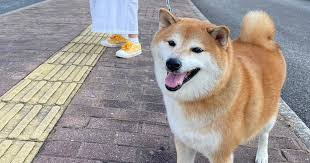
#> input picture imagenes/images.jpg, 310 x 163 px
$ jupyter execute filtro_laplacian.ipynb   (older library calls are emulated)
#> lines starting #> are read from the running program, lines starting #| are printed output that depends on the picture
[cell 1]
import cv2

def apply_laplacian_filter(image):
    # Aplicar el operador Laplaciano
    laplacian = cv2.Laplacian(image, cv2.CV_64F)

    # Escalar el resultado al rango de 0 a 255
    laplacian = cv2.convertScaleAbs(laplacian)

    return laplacian

# Cargar la imagen
image = cv2.imread('./imagenes/images.jpg', cv2.IMREAD_GRAYSCALE)
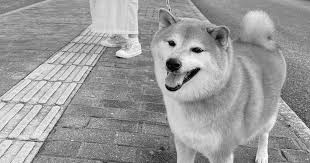
#> image: shape (163, 310); min 0, max 255, mean 154.9

# Aplicar el filtro Laplaciano
filtered_image = apply_laplacian_filter(image)
#> in apply_laplacian_filter, `laplacian = cv2.Laplacian(image, cv2.CV_64F)`:
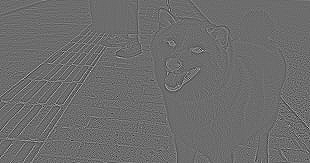
#> laplacian: shape (163, 310) float64; min -390, max 522, mean 0; drawn with min black and max white
#> in apply_laplacian_filter, `laplacian = cv2.convertScaleAbs(laplacian)`:
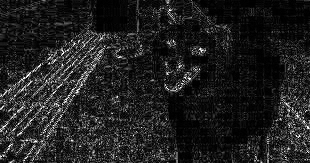
#> laplacian: shape (163, 310); min 0, max 255, mean 32

# Mostrar la imagen original y la imagen filtrada
cv2.imshow('Original', image)
cv2.imshow('Filtrada', filtered_image)
cv2.waitKey(0)
cv2.destroyAllWindows()
